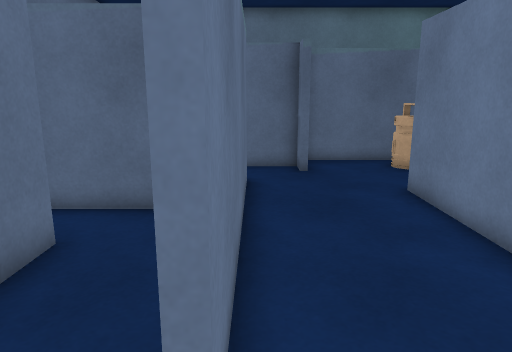
[1] (above)

24 first-person views from a walk through a Unity game level. The camera is 1.3 m above the floor, tilts 12° down and sees 70° across. The floor is counted in squares, 0.5 m on a side. Each view is taken from the middle of a square. On the plan, view 1 faces up. The plan holds only what a view shows up to about 20 squares ahead; the rest is blank. The place goes on beyond the plan. The player character is not drawn. Door leaves are left out, so doorways stand open.

[2]
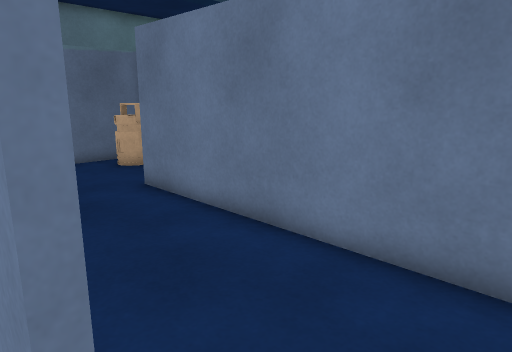

[3]
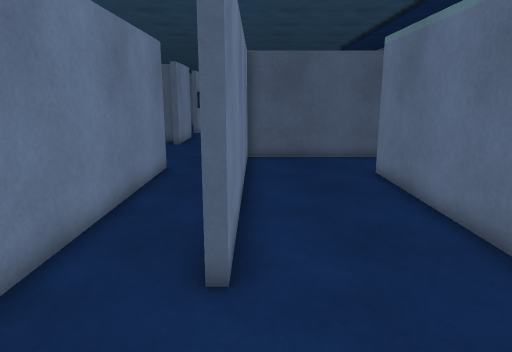

[4]
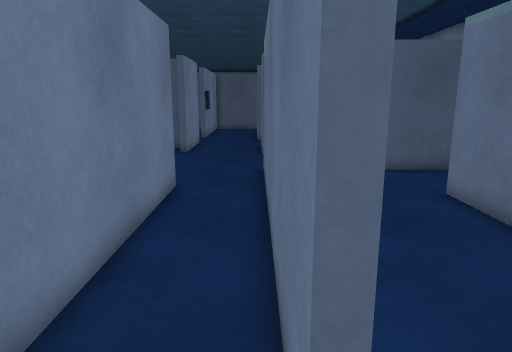

[5]
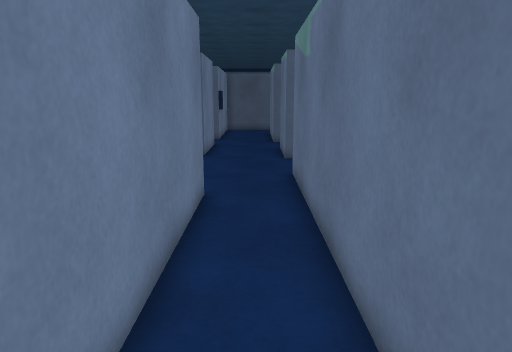

[6]
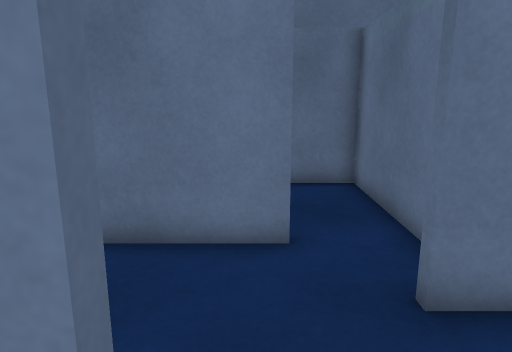

[7]
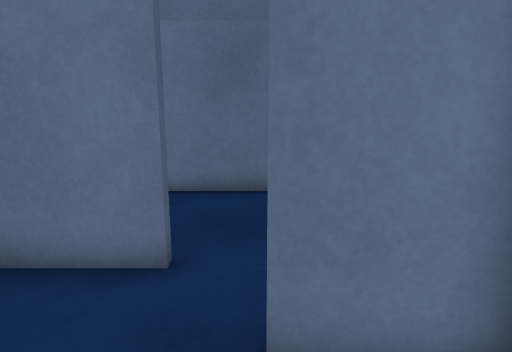

[8]
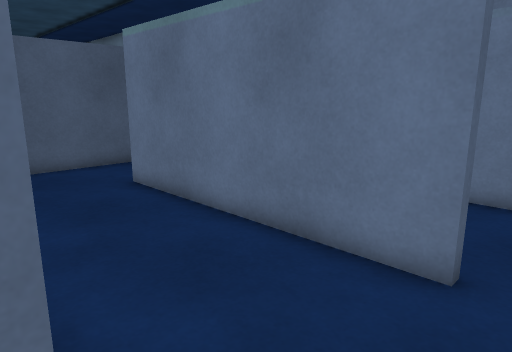

[9]
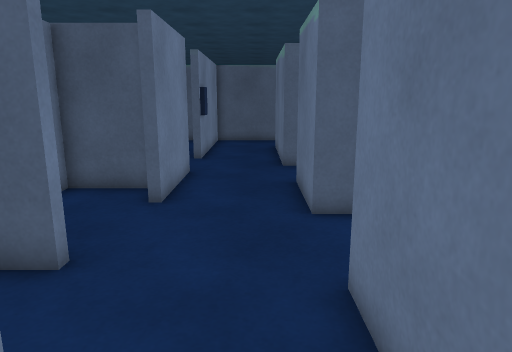

[10]
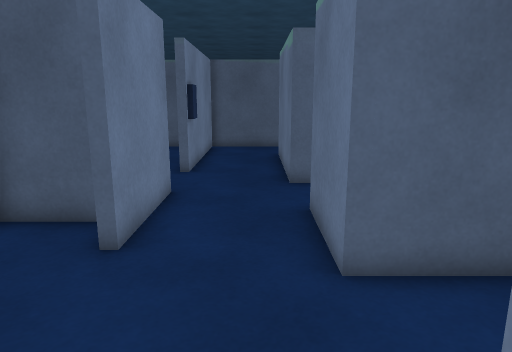

[11]
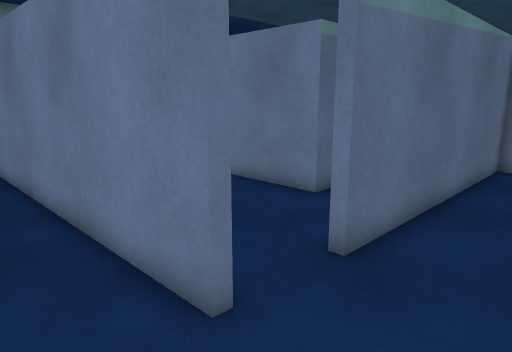

[12]
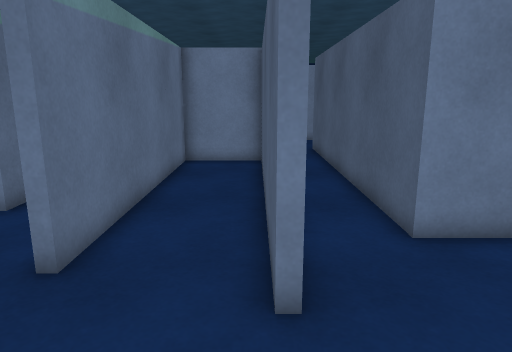

[13]
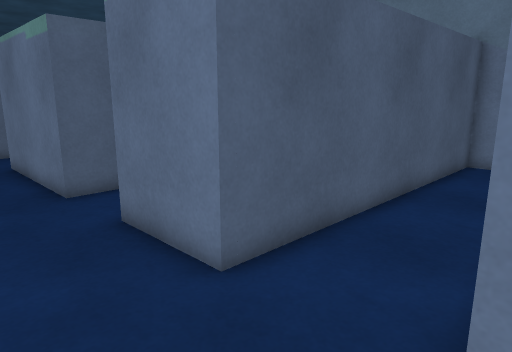

[14]
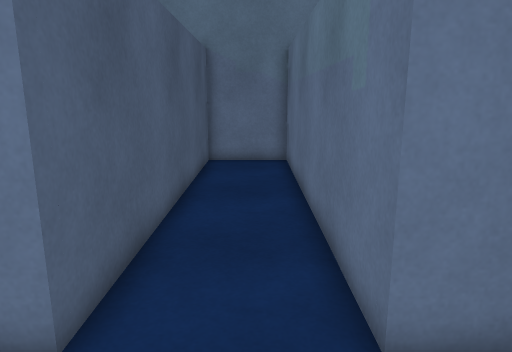

[15]
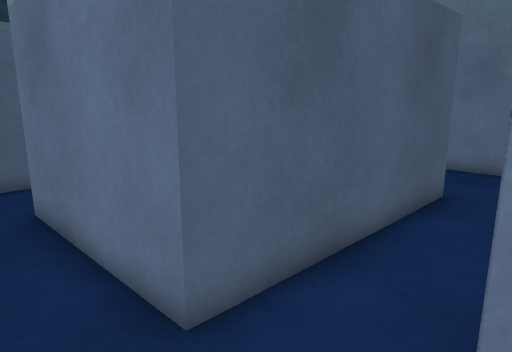

[16]
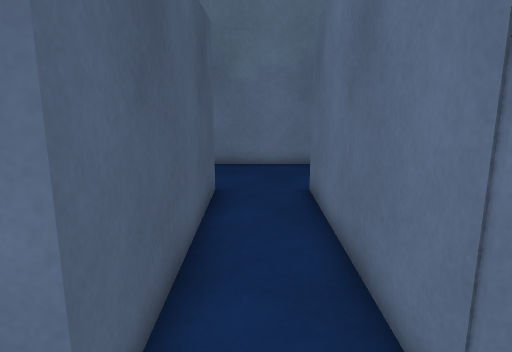

[17]
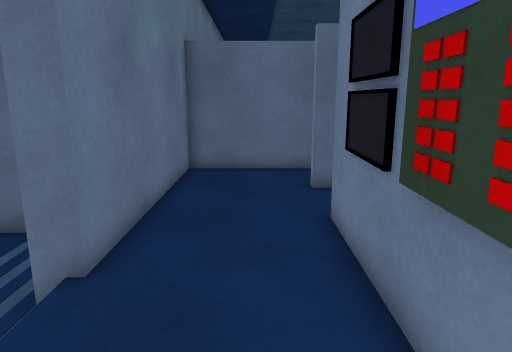

[18]
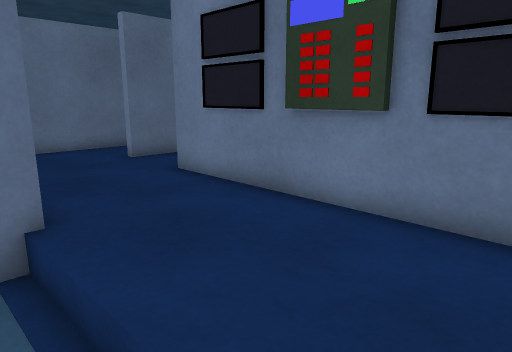

[19]
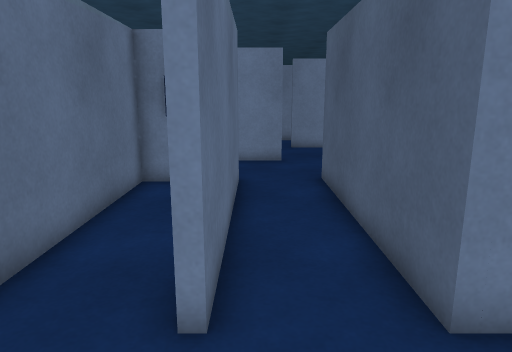

[20]
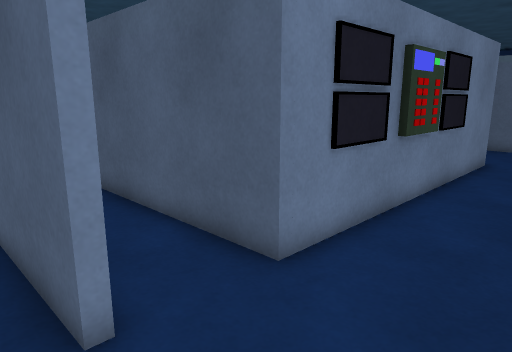

[21]
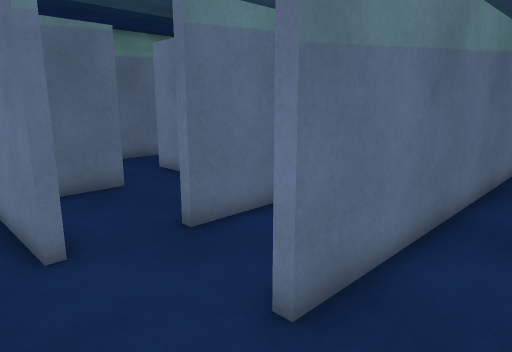

[22]
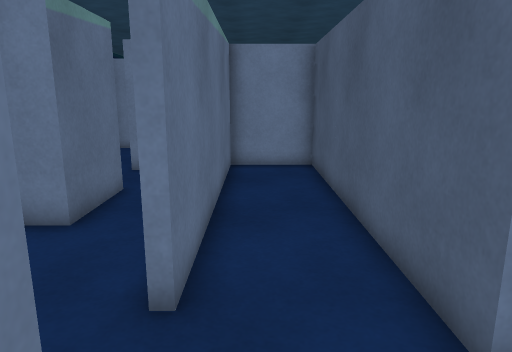

[23]
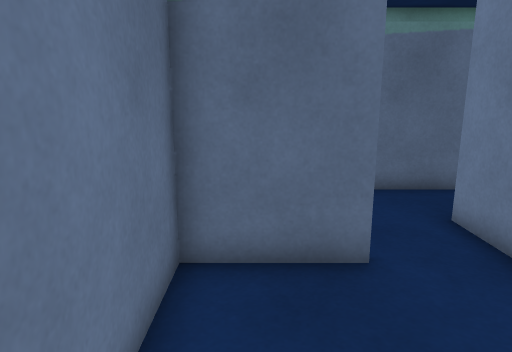

[24]
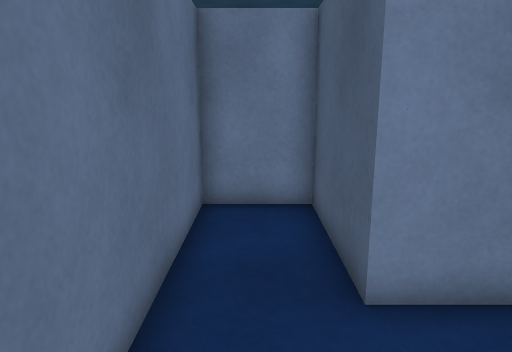

### Floor plan
Key: @ floor where view 1 was taken; # wall or solid block; . main floor; - floor 0.25 m lower than the main floor; D open door; O other object.
Columns run from 9 left of view 1 to 20 right of it. Each row starts with its distance up from view 1.
 16            ######
 15            #...O
 14     ########..OO
 13     #..........O
 12     #...........#
 11     #...##......#
 10     #    #...##.##  ########
  9     ######...##.##.  ......#
  8          #...##.##   ..#####
  7      ... #...##.##  ..##
  6      #.. #...##.####..#
  5      #.. #...##.##  ..#
  4       .. #...##.##....####..#
  3       ..##...##.##........
  2         ##...##.##.....
  1         .....##.....##########
  0         .@...##..............#
 -1        ########..............#
 -2  #############....############
 -3  #................############
 -4  #............................
 -5  ##############......#########
 -6  #...........##..##..#
 -7  #...........##..##  #
 -8  #....#########..####
 -9  #...............##
-10  #...............##.
-11  #....#########.......#
-12 -#....#       #.......#
-13 -#....#       #..##   #
-14 -D....#       #..#
-15  D....#       #..#
-16  D...##       #..#
-17  D...##       #..#
-18  D....#       ...#
-19  D....#       ...# .
-20 -  ...#      ########

Where each view was taken, in squares from view 1:
view 1: 0 up, 0 right, facing up
view 2: 0 up, 1 left, facing up-right
view 3: 15 up, 4 right, facing down
view 4: 12 up, 5 right, facing down
view 5: 11 up, 6 right, facing down
view 6: 11 up, 6 right, facing left
view 7: 13 up, 5 right, facing left
view 8: 13 up, 5 right, facing down-left
view 9: 3 up, 6 right, facing down
view 10: 0 up, 6 right, facing down
view 11: 2 down, 5 right, facing up-right
view 12: 2 down, 5 right, facing right
view 13: 1 down, 8 right, facing down-left
view 14: 3 down, 8 right, facing left
view 15: 8 down, 7 right, facing down-left
view 16: 10 down, 7 right, facing left
view 17: 19 down, 5 left, facing up
view 18: 20 down, 9 left, facing up-right
view 19: 9 down, 7 left, facing right
view 20: 7 down, 7 left, facing down-right
view 21: 5 down, 6 right, facing up-right
view 22: 0 up, 6 right, facing right
view 23: 0 up, 9 right, facing up
view 24: 9 up, 9 right, facing right
